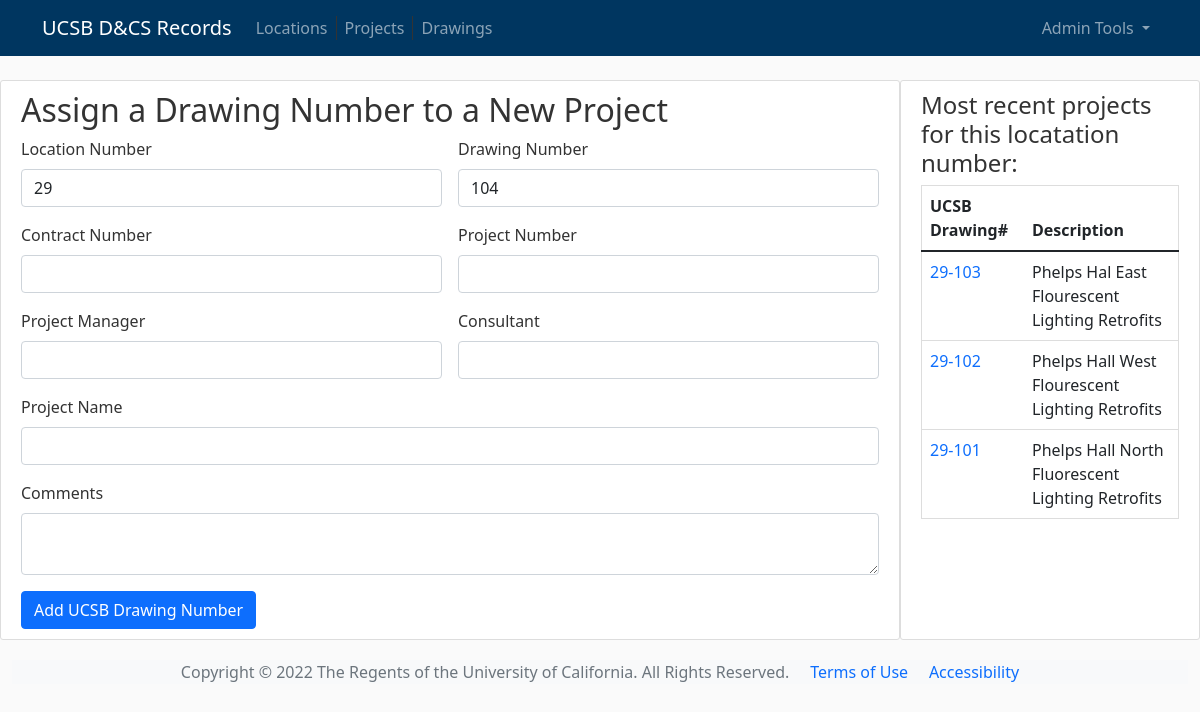
Before: /create/29 (signed in) with the older database file.
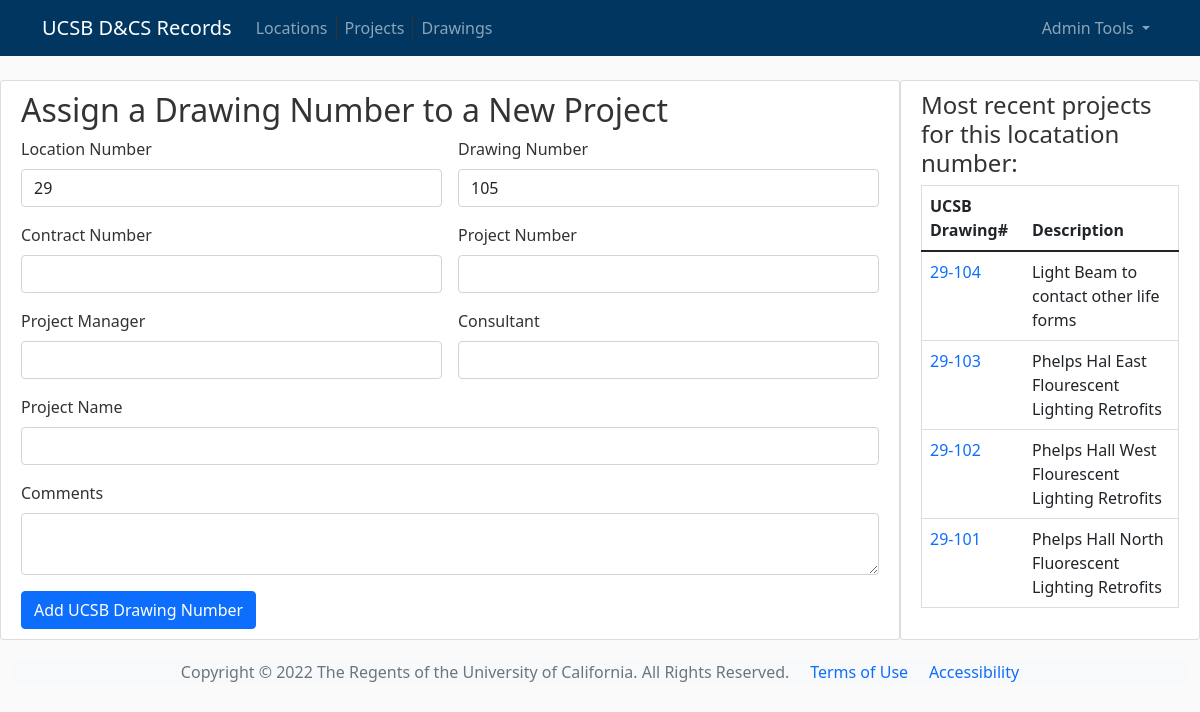
After: the same page with the newer database file.
### flaskdraw/models.py (models this page shows, shortened)
class Drawfile(db.Model):
    id = db.Column(db.Integer, primary_key=True)
    locnum = db.Column(db.Integer, nullable=False)
    drawnum = db.Column("drawnum", db.Integer, nullable=False)
    contractnum = db.Column(db.String(50), nullable=True)
    projectnum = db.Column(db.String(10), nullable=True)
    projectmngr = db.Column(db.String(100), nullable=True)
    mainconsult = db.Column(db.String(100), nullable=True)
    title = db.Column(db.Text, nullable=False)
    comments = db.Column(db.Text, nullable=True)
    date = db.Column(db.Date)

### flaskdraw/bp_projects/routes.py (the view, shortened to what this page needs)
@bp_projects.route("/create/", methods=("GET", "POST"))
@bp_projects.route("/create/<int:locnum>", methods=("GET", "POST"))
@login_required  # login required for this page
def newproject(locnum):
    form = ProjectForm()
    project_count = Drawfile.query.filter(Drawfile.locnum == locnum).count()
    if project_count == 0:
        last_drawnum = None
        next_drawnum = None
    else:
        last_drawnum = (
            Drawfile.query.order_by(Drawfile.drawnum.desc())
            .filter(Drawfile.locnum == locnum)
            .options(db.load_only("drawnum"))
            .limit(1)
            .one()
        )
        next_drawnum = last_drawnum.drawnum + 1
    drawings = (
        Drawfile.query.order_by(Drawfile.locnum.asc(), Drawfile.drawnum.desc())
        .filter(Drawfile.locnum == locnum)
        .limit(5)
        .all()
    )
    return render_template(
        "newproject.html",
        drawings=drawings,
        form=form,
        sidebar="addproject",
        locnum=locnum,
        next_drawnum=next_drawnum,
    )

### flaskdraw/bp_projects/forms.py
class ProjectForm(FlaskForm):
    locnum = IntegerField("Location Number", validators=[InputRequired()])
    drawnum = IntegerField("Drawing Number", validators=[InputRequired()])
    contractnum = StringField("Contract Number", validators=[Length(max=50)])
    projectnum = StringField("Project Number", validators=[Length(max=10)])
    projectmngr = StringField(
        "Project Manager", validators=[InputRequired(), Length(min=3, max=100)]
    )
    mainconsult = StringField(
        "Consultant", validators=[InputRequired(), Length(min=3, max=100)]
    )
    title = StringField(
        "Project Name", validators=[InputRequired(), Length(min=10, max=100)]
    )
    comments = TextAreaField("Comments", validators=[Length(max=200)])
    daterecorded = DateField(validators=[DataRequired()])

### flaskdraw/models.py (called while the page is built)
@login_manager.user_loader
def load_user(user_id):
    return User.query.get(int(user_id))

### flaskdraw/templates/newproject.html (shortened to what this page needs)
{% extends 'base.html' %}
{% block content%}
<div class="content ">
  <h2>Assign a Drawing Number to a New Project</h2>
  <form method="post" class="row g-3">
      <div class="col-md-6">
        <label for="locnum" class="form-label" for="locnum">Location Number</label>
        <input type="number" name="locnum"
                value="{{ locnum }}"
                id="locnum" class="form-control">
      </div>
      <div class="col-md-6">
        <label for="drawnum" class="form-label" for="drawnum">Drawing Number</label>
        <input type="number" name="drawnum"
                value="{{ next_drawnum }}"
                id="drawnum" class="form-control">
      </div>
      <div class="col-md-6">
          <label class="form-label">{{ form.contractnum.label }}</label>
          {{ form.contractnum(class_="form-control") }}
      </div>
      <div class="col-md-6">
          <label class="form-label">{{ form.projectnum.label }}</label>
          {{ form.projectnum(class_="form-control") }}
      </div>
      <div class="col-md-6">
          <label class="form-label">{{ form.projectmngr.label }}</label>
          {{ form.projectmngr(class_="form-control") }}
      </div>
      <div class="col-md-6">
          <label class="form-label">{{ form.mainconsult.label }}</label>
          {{ form.mainconsult(class_="form-control") }}
      </div>
      <div class="col-12">
          <label class="form-label">{{ form.title.label }}</label>
          {{ form.title(class_="form-control") }}
      </div>
      <div class="col-12">
          <label class="form-label">{{ form.comments.label }}</label>
          {{ form.comments(class_="form-control") }}
      </div>
      <div class="col-12">
          <button type="submit" class="btn btn-primary">Add UCSB Drawing Number</button>
      </div>
    </form>
</div>
{% endblock content%}

### flaskdraw/templates/base.html (shortened to what the changed rows need)
<!doctype html>
<html lang="en">
<head>
    <link rel="stylesheet" href="https://cdn.jsdelivr.net/npm/bootstrap@5.1.3/dist/css/bootstrap.min.css"
>
    <link rel="stylesheet" href="https://cdn.datatables.net/1.12.0/css/dataTables.bootstrap5.min.css">
    <link rel="stylesheet" type="text/css" href="{{ url_for('static', filename='base.css') }}">
</head>
<body>
    <main role="main" class="container-fluid">
        <div class="row">
            <div class="col-md-9 order-first content-section" >
                {% block content %}{% endblock %}
            </div>
            <div class="col-md-3 order-last content-section" >
                {% if sidebar == 'drawingsearch' %}
                <h4>Search For Drawings:</h4>
                <form method="post" class="row g-3">
                    {{ form.csrf_token }}
                    <div class="col-md-6">
                        <label class="form-label">{{ form.locnum.label }}</label>
                        {{ form.locnum(class_="form-control") }}
                        {% if form.locnum.errors %}
                        <ul class="errors">
                        {% for error in form.locnum.errors %}
                        <li>{{ error }}</li>
                        {% endfor %}
                        </ul>
                        {% endif %}
                    </div>
                    <div class="col-md-6">
                        <label class="form-label">{{ form.drawnum.label }}</label>
                        {{ form.drawnum(class_="form-control") }}
                        {% if form.drawnum.errors %}
                        <ul class="errors">
                        {% for error in form.drawnum.errors %}
                        <li>{{ error }}</li>
                        {% endfor %}
                        </ul>
                        {% endif %}
                    </div>
                    <div class="col-12">
                        <label class="form-label">{{ form.project_title.label }}</label>
                        {{ form.project_title(class_="form-control") }}
                        {% if form.project_title.errors %}
                        <ul class="errors">
                        {% for error in form.project_title.errors %}
                        <li>{{ error }}</li>
                        {% endfor %}
                        </ul>
                        {% endif %}
                    </div>
                    <div class="col-12">
                        <label class="form-label">{{ form.sheet_title.label }}</label>
                        {{ form.sheet_title(class_="form-control") }}
                        {% if form.sheet_title.errors %}
                        <ul class="errors">
                        {% for error in form.sheet_title.errors %}
                        <li>{{ error }}</li>
                        {% endfor %}
                        </ul>
                        {% endif %}
                    </div>
                    <div class="col-md-6">
                        <label class="form-label">{{ form.sheet_number.label }}</label>
                        {{ form.sheet_number(class_="form-control") }}
                        {% if form.sheet_number.errors %}
                        <ul class="errors">
                        {% for error in form.sheet_number.errors %}
                        <li>{{ error }}</li>
                        {% endfor %}
                        </ul>
                        {% endif %}
                    </div>
                    <div class="col-md-6">
                        <label class="form-label">{{ form.discipline.label }}</label>
                        {{ form.discipline(class_="form-control") }}
                        {% if form.discipline.errors %}
                        <ul class="errors">
                        {% for error in form.discipline.errors %}
                        <li>{{ error }}</li>
                        {% endfor %}
                        </ul>
                        {% endif %}
                    </div>
                    <div class="col-12">
                        <button type="submit" class="btn btn-primary">Search</button>
                    </div>
                </form>
            {% elif sidebar == 'addproject' %}
            <table class="table content-section">
                <thead>
                    <tr>
                        <th scope="col">UCSB Drawing#</th>
                        <th scope="col">Description</th>
                    </tr>
                </thead>
                <tbody>
                    {% for draw in drawings %}
                    <tr>
                        <td scope="row"><a href="{{ url_for('bp_projects.project', locnum=draw.locnum, drawnum=draw.drawnum) }}">
                            {{ draw.locnum }}-{{ draw.drawnum }}</a></td>
                            <td>{{ draw.title }}</td>
                        </tr>
                        {% endfor %}
                    </tbody>
                </table>
                {% endif %}
            </div>
        </div>
    </main>
</body>
</html>

Changed rows visible on the page:
added Drawfile: locnum "29", drawnum "104", title "Light Beam to contact other life forms"
Other visible differences:
form field drawnum: "104" → "105"
